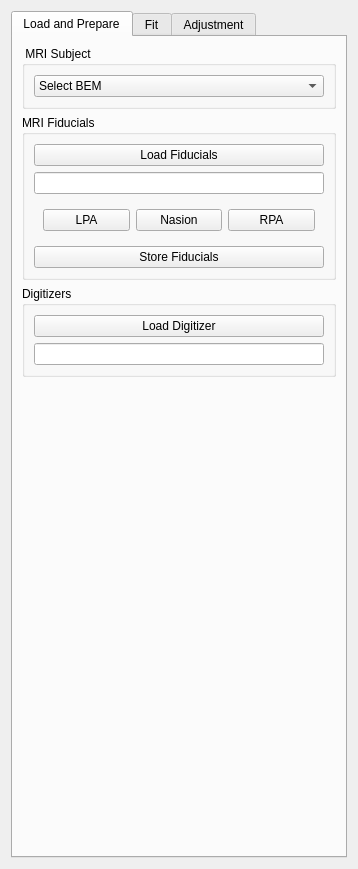
<?xml version="1.0" encoding="UTF-8"?>
<ui version="4.0">
 <class>CoregSettingsViewWidget</class>
 <widget class="QWidget" name="CoregSettingsViewWidget">
  <property name="geometry">
   <rect>
    <x>0</x>
    <y>0</y>
    <width>358</width>
    <height>869</height>
   </rect>
  </property>
  <property name="windowTitle">
   <string>HPI Setup</string>
  </property>
  <layout class="QHBoxLayout" name="horizontalLayout_3">
   <item>
    <widget class="QTabWidget" name="m_qTabWidget">
     <property name="currentIndex">
      <number>0</number>
     </property>
     <widget class="QWidget" name="m_qTab_Load">
      <attribute name="title">
       <string>Load and Prepare</string>
      </attribute>
      <layout class="QVBoxLayout" name="verticalLayout_6">
       <item>
        <widget class="QGroupBox" name="m_qGroupBox_MriSubject">
         <property name="title">
          <string> MRI Subject</string>
         </property>
         <layout class="QVBoxLayout" name="verticalLayout_2">
          <item>
           <widget class="QComboBox" name="m_qComboBox_BemItems">
            <property name="currentText">
             <string>Select BEM</string>
            </property>
            <item>
             <property name="text">
              <string>Select BEM</string>
             </property>
            </item>
           </widget>
          </item>
         </layout>
        </widget>
       </item>
       <item>
        <widget class="QGroupBox" name="m_qGroupBox_Fiducials">
         <property name="title">
          <string>MRI Fiducials</string>
         </property>
         <layout class="QVBoxLayout" name="verticalLayout_4">
          <item>
           <widget class="QPushButton" name="m_qPushButton_FidFileDialog">
            <property name="text">
             <string>Load Fiducials</string>
            </property>
           </widget>
          </item>
          <item>
           <widget class="QLineEdit" name="m_qLineEdit_FidFileName">
            <property name="minimumSize">
             <size>
              <width>140</width>
              <height>0</height>
             </size>
            </property>
           </widget>
          </item>
          <item>
           <widget class="QWidget" name="m_qWidget_PickFiducials" native="true">
            <layout class="QHBoxLayout" name="horizontalLayout">
             <item>
              <widget class="QPushButton" name="m_qPushButton_PickLPA">
               <property name="text">
                <string>LPA</string>
               </property>
              </widget>
             </item>
             <item>
              <widget class="QPushButton" name="m_qPushButton_PickNas">
               <property name="text">
                <string>Nasion</string>
               </property>
              </widget>
             </item>
             <item>
              <widget class="QPushButton" name="m_qPushButton_PickRPA">
               <property name="text">
                <string>RPA</string>
               </property>
              </widget>
             </item>
            </layout>
           </widget>
          </item>
          <item>
           <widget class="QPushButton" name="m_qPushButton_FidStoreFileDialog">
            <property name="text">
             <string>Store Fiducials</string>
            </property>
           </widget>
          </item>
         </layout>
        </widget>
       </item>
       <item>
        <widget class="QGroupBox" name="m_qGroupBox_Digitizer">
         <property name="title">
          <string>Digitizers</string>
         </property>
         <layout class="QVBoxLayout" name="verticalLayout_3">
          <item>
           <widget class="QPushButton" name="m_qPushButton_DigFileDialog">
            <property name="text">
             <string>Load Digitizer</string>
            </property>
           </widget>
          </item>
          <item>
           <widget class="QLineEdit" name="m_qLineEdit_DigFileName">
            <property name="minimumSize">
             <size>
              <width>140</width>
              <height>0</height>
             </size>
            </property>
           </widget>
          </item>
         </layout>
        </widget>
       </item>
       <item>
        <spacer name="verticalSpacer_2">
         <property name="orientation">
          <enum>Qt::Vertical</enum>
         </property>
         <property name="sizeHint" stdset="0">
          <size>
           <width>20</width>
           <height>40</height>
          </size>
         </property>
        </spacer>
       </item>
      </layout>
     </widget>
     <widget class="QWidget" name="m_qTab_Fit">
      <attribute name="title">
       <string>Fit</string>
      </attribute>
      <layout class="QVBoxLayout" name="verticalLayout">
       <item>
        <widget class="QGroupBox" name="groupBox">
         <property name="title">
          <string>Digitizer Options</string>
         </property>
         <layout class="QVBoxLayout" name="verticalLayout_8">
          <item>
           <widget class="QWidget" name="m_qWidget_SelectDigitizer" native="true">
            <layout class="QHBoxLayout" name="horizontalLayout_4">
             <item>
              <widget class="QCheckBox" name="m_qCheckBox_EEG">
               <property name="text">
                <string>EEG</string>
               </property>
              </widget>
             </item>
             <item>
              <widget class="QCheckBox" name="m_qCheckBox_HSP">
               <property name="text">
                <string>HSP</string>
               </property>
               <property name="checked">
                <bool>true</bool>
               </property>
              </widget>
             </item>
             <item>
              <widget class="QCheckBox" name="m_qCheckBox_HPI">
               <property name="text">
                <string>HPI</string>
               </property>
               <property name="checked">
                <bool>true</bool>
               </property>
              </widget>
             </item>
            </layout>
           </widget>
          </item>
          <item>
           <widget class="QWidget" name="m_qWidget_Weigths" native="true">
            <layout class="QGridLayout" name="gridLayout">
             <item row="1" column="2">
              <widget class="QLabel" name="label_8">
               <property name="text">
                <string>RPA: </string>
               </property>
               <property name="alignment">
                <set>Qt::AlignCenter</set>
               </property>
              </widget>
             </item>
             <item row="4" column="1">
              <widget class="QLabel" name="label_17">
               <property name="text">
                <string>HPI:</string>
               </property>
               <property name="alignment">
                <set>Qt::AlignCenter</set>
               </property>
              </widget>
             </item>
             <item row="3" column="2">
              <widget class="QDoubleSpinBox" name="m_qDoubleSpinBox_WeightRpa">
               <property name="value">
                <double>1.000000000000000</double>
               </property>
              </widget>
             </item>
             <item row="3" column="0">
              <widget class="QDoubleSpinBox" name="m_qDoubleSpinBox_WeightLpa">
               <property name="value">
                <double>1.000000000000000</double>
               </property>
              </widget>
             </item>
             <item row="4" column="2">
              <widget class="QLabel" name="label_18">
               <property name="text">
                <string>HSP:</string>
               </property>
               <property name="alignment">
                <set>Qt::AlignCenter</set>
               </property>
              </widget>
             </item>
             <item row="5" column="2">
              <widget class="QDoubleSpinBox" name="m_qDoubleSpinBox_WeightHSP">
               <property name="value">
                <double>1.000000000000000</double>
               </property>
              </widget>
             </item>
             <item row="4" column="0">
              <widget class="QLabel" name="label_16">
               <property name="text">
                <string>EEG:</string>
               </property>
               <property name="alignment">
                <set>Qt::AlignCenter</set>
               </property>
              </widget>
             </item>
             <item row="5" column="1">
              <widget class="QDoubleSpinBox" name="m_qDoubleSpinBox_WeightHPI">
               <property name="value">
                <double>1.000000000000000</double>
               </property>
              </widget>
             </item>
             <item row="1" column="0">
              <widget class="QLabel" name="label_7">
               <property name="text">
                <string>LPA: </string>
               </property>
               <property name="alignment">
                <set>Qt::AlignCenter</set>
               </property>
              </widget>
             </item>
             <item row="1" column="1">
              <widget class="QLabel" name="label_9">
               <property name="text">
                <string>Nasion: </string>
               </property>
               <property name="alignment">
                <set>Qt::AlignCenter</set>
               </property>
              </widget>
             </item>
             <item row="5" column="0">
              <widget class="QDoubleSpinBox" name="m_qDoubleSpinBox_WeightEEG">
               <property name="value">
                <double>1.000000000000000</double>
               </property>
              </widget>
             </item>
             <item row="3" column="1">
              <widget class="QDoubleSpinBox" name="m_qDoubleSpinBox_WeightNas">
               <property name="value">
                <double>10.000000000000000</double>
               </property>
              </widget>
             </item>
            </layout>
           </widget>
          </item>
          <item>
           <widget class="QWidget" name="m_qWidget_Discard" native="true">
            <layout class="QFormLayout" name="formLayout_4">
             <item row="2" column="0">
              <widget class="QLabel" name="m_qLabel_Text">
               <property name="text">
                <string>Points Omitted:</string>
               </property>
              </widget>
             </item>
             <item row="2" column="1">
              <widget class="QLabel" name="m_qLabel_NOmitted">
               <property name="text">
                <string>0</string>
               </property>
               <property name="alignment">
                <set>Qt::AlignCenter</set>
               </property>
              </widget>
             </item>
             <item row="1" column="0">
              <widget class="QLabel" name="label_15">
               <property name="text">
                <string>Max. distance to surface: </string>
               </property>
              </widget>
             </item>
             <item row="1" column="1">
              <widget class="QSpinBox" name="m_qSpinBox_MaxDist">
               <property name="suffix">
                <string> mm</string>
               </property>
               <property name="value">
                <number>10</number>
               </property>
              </widget>
             </item>
            </layout>
           </widget>
          </item>
         </layout>
        </widget>
       </item>
       <item>
        <widget class="QGroupBox" name="m_qGroupBox_FittingOptions">
         <property name="title">
          <string>Fitting Options</string>
         </property>
         <layout class="QVBoxLayout" name="verticalLayout_5">
          <item>
           <widget class="QCheckBox" name="m_qCheckBox_AutoScale">
            <property name="text">
             <string>Apply automatic scaling</string>
            </property>
            <property name="checked">
             <bool>true</bool>
            </property>
            <property name="tristate">
             <bool>false</bool>
            </property>
           </widget>
          </item>
          <item>
           <widget class="QWidget" name="m_qWidget_IcpIterations" native="true">
            <layout class="QFormLayout" name="formLayout_3">
             <item row="0" column="0">
              <widget class="QLabel" name="label_5">
               <property name="text">
                <string>ICP iterations (max):</string>
               </property>
              </widget>
             </item>
             <item row="0" column="1">
              <widget class="QSpinBox" name="m_qSpinBox_MaxIter">
               <property name="value">
                <number>20</number>
               </property>
              </widget>
             </item>
             <item row="1" column="1">
              <widget class="QDoubleSpinBox" name="m_qDoubleSpinBox_Converge">
               <property name="suffix">
                <string> mm</string>
               </property>
               <property name="decimals">
                <number>3</number>
               </property>
               <property name="singleStep">
                <double>0.010000000000000</double>
               </property>
               <property name="value">
                <double>0.010000000000000</double>
               </property>
              </widget>
             </item>
             <item row="1" column="0">
              <widget class="QLabel" name="label_6">
               <property name="text">
                <string>Convergence Limit:</string>
               </property>
              </widget>
             </item>
            </layout>
           </widget>
          </item>
          <item>
           <widget class="QPushButton" name="m_qPushButton_FitFiducials">
            <property name="text">
             <string>Fit Fiducials</string>
            </property>
           </widget>
          </item>
          <item>
           <widget class="QPushButton" name="m_qPushButton_FitICP">
            <property name="text">
             <string>Fit ICP</string>
            </property>
           </widget>
          </item>
         </layout>
        </widget>
       </item>
       <item>
        <widget class="QGroupBox" name="m_qGroupBox_StoreTrans">
         <property name="title">
          <string>Store Transformation</string>
         </property>
         <layout class="QHBoxLayout" name="horizontalLayout_2">
          <item>
           <widget class="QLineEdit" name="m_qLineEdit_TransFileStore">
            <property name="text">
             <string>*-trans.fif</string>
            </property>
           </widget>
          </item>
          <item>
           <widget class="QPushButton" name="m_qPushButton_TransFileStoreDialaog">
            <property name="text">
             <string>Store Transformation</string>
            </property>
           </widget>
          </item>
         </layout>
        </widget>
       </item>
       <item>
        <spacer name="verticalSpacer">
         <property name="orientation">
          <enum>Qt::Vertical</enum>
         </property>
         <property name="sizeHint" stdset="0">
          <size>
           <width>20</width>
           <height>40</height>
          </size>
         </property>
        </spacer>
       </item>
      </layout>
     </widget>
     <widget class="QWidget" name="m_qTab_Process">
      <attribute name="title">
       <string>Adjustment</string>
      </attribute>
      <layout class="QVBoxLayout" name="verticalLayout_9">
       <item>
        <widget class="QGroupBox" name="m_qGroupBox_Scaling">
         <property name="title">
          <string>Scaling</string>
         </property>
         <layout class="QVBoxLayout" name="verticalLayout_7">
          <item>
           <widget class="QWidget" name="m_qWidgetScaling" native="true">
            <layout class="QFormLayout" name="formLayout_2">
             <item row="1" column="0">
              <widget class="QLabel" name="label_2">
               <property name="text">
                <string>X:</string>
               </property>
              </widget>
             </item>
             <item row="1" column="1">
              <widget class="QSpinBox" name="m_qSpinBox_X">
               <property name="suffix">
                <string> %</string>
               </property>
               <property name="prefix">
                <string/>
               </property>
               <property name="maximum">
                <number>500</number>
               </property>
               <property name="value">
                <number>100</number>
               </property>
              </widget>
             </item>
             <item row="2" column="0">
              <widget class="QLabel" name="label_3">
               <property name="text">
                <string>Y:</string>
               </property>
              </widget>
             </item>
             <item row="2" column="1">
              <widget class="QSpinBox" name="m_qSpinBox_Y">
               <property name="suffix">
                <string> %</string>
               </property>
               <property name="prefix">
                <string/>
               </property>
               <property name="maximum">
                <number>500</number>
               </property>
               <property name="value">
                <number>100</number>
               </property>
              </widget>
             </item>
             <item row="3" column="0">
              <widget class="QLabel" name="label_4">
               <property name="text">
                <string>Z:</string>
               </property>
              </widget>
             </item>
             <item row="3" column="1">
              <widget class="QSpinBox" name="m_qSpinBox_Z">
               <property name="suffix">
                <string> %</string>
               </property>
               <property name="prefix">
                <string/>
               </property>
               <property name="maximum">
                <number>500</number>
               </property>
               <property name="value">
                <number>100</number>
               </property>
              </widget>
             </item>
             <item row="0" column="0">
              <widget class="QLabel" name="label">
               <property name="text">
                <string>Scaling Mode:</string>
               </property>
              </widget>
             </item>
             <item row="0" column="1">
              <widget class="QComboBox" name="m_qComboBox_ScalingMode">
               <item>
                <property name="text">
                 <string>None</string>
                </property>
               </item>
               <item>
                <property name="text">
                 <string>Uniform</string>
                </property>
               </item>
               <item>
                <property name="text">
                 <string>3-Axis</string>
                </property>
               </item>
              </widget>
             </item>
            </layout>
           </widget>
          </item>
          <item>
           <widget class="QPushButton" name="m_qPushButton_ApplyScaling">
            <property name="text">
             <string>Apply Scaling</string>
            </property>
           </widget>
          </item>
         </layout>
        </widget>
       </item>
       <item>
        <widget class="QGroupBox" name="m_qGroupBox_Adjustment">
         <property name="title">
          <string>Adjustment</string>
         </property>
         <layout class="QVBoxLayout" name="verticalLayout_10">
          <item>
           <widget class="QWidget" name="m_qWidget_Adjustment" native="true">
            <layout class="QGridLayout" name="gridLayout_2">
             <item row="1" column="2">
              <widget class="QDoubleSpinBox" name="m_qDoubleSpinBox_RotX">
               <property name="minimum">
                <double>-99.989999999999995</double>
               </property>
              </widget>
             </item>
             <item row="3" column="2">
              <widget class="QDoubleSpinBox" name="m_qDoubleSpinBox_RotZ">
               <property name="minimum">
                <double>-99.989999999999995</double>
               </property>
              </widget>
             </item>
             <item row="0" column="1">
              <widget class="QLabel" name="label_13">
               <property name="text">
                <string>Translation [mm]</string>
               </property>
              </widget>
             </item>
             <item row="3" column="1">
              <widget class="QDoubleSpinBox" name="m_qDoubleSpinBox_TransZ">
               <property name="minimum">
                <double>-99.989999999999995</double>
               </property>
              </widget>
             </item>
             <item row="2" column="0">
              <widget class="QLabel" name="label_11">
               <property name="text">
                <string>Y: </string>
               </property>
              </widget>
             </item>
             <item row="1" column="0">
              <widget class="QLabel" name="label_10">
               <property name="text">
                <string>X: </string>
               </property>
              </widget>
             </item>
             <item row="1" column="1">
              <widget class="QDoubleSpinBox" name="m_qDoubleSpinBox_TransX">
               <property name="minimum">
                <double>-99.989999999999995</double>
               </property>
              </widget>
             </item>
             <item row="2" column="1">
              <widget class="QDoubleSpinBox" name="m_qDoubleSpinBox_TransY">
               <property name="minimum">
                <double>-99.989999999999995</double>
               </property>
              </widget>
             </item>
             <item row="0" column="2">
              <widget class="QLabel" name="label_14">
               <property name="text">
                <string>Rotation  [°]</string>
               </property>
              </widget>
             </item>
             <item row="3" column="0">
              <widget class="QLabel" name="label_12">
               <property name="text">
                <string>Z: </string>
               </property>
              </widget>
             </item>
             <item row="2" column="2">
              <widget class="QDoubleSpinBox" name="m_qDoubleSpinBox_RotY">
               <property name="minimum">
                <double>-99.989999999999995</double>
               </property>
              </widget>
             </item>
             <item row="4" column="1">
              <spacer name="horizontalSpacer">
               <property name="orientation">
                <enum>Qt::Horizontal</enum>
               </property>
               <property name="sizeHint" stdset="0">
                <size>
                 <width>40</width>
                 <height>0</height>
                </size>
               </property>
              </spacer>
             </item>
             <item row="4" column="2">
              <spacer name="horizontalSpacer_2">
               <property name="orientation">
                <enum>Qt::Horizontal</enum>
               </property>
               <property name="sizeHint" stdset="0">
                <size>
                 <width>40</width>
                 <height>0</height>
                </size>
               </property>
              </spacer>
             </item>
            </layout>
           </widget>
          </item>
          <item>
           <widget class="QPushButton" name="m_qPushButton_ApplyAdjustment">
            <property name="text">
             <string>Apply Adjustment</string>
            </property>
           </widget>
          </item>
         </layout>
        </widget>
       </item>
       <item>
        <spacer name="verticalSpacer_3">
         <property name="orientation">
          <enum>Qt::Vertical</enum>
         </property>
         <property name="sizeHint" stdset="0">
          <size>
           <width>20</width>
           <height>456</height>
          </size>
         </property>
        </spacer>
       </item>
      </layout>
     </widget>
    </widget>
   </item>
  </layout>
 </widget>
 <resources/>
 <connections/>
</ui>
